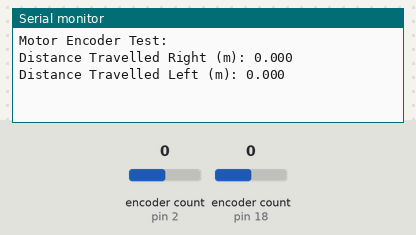
Simulated run of this program. Board: Arduino Mega 2560, built with avr-gcc and run on an emulated ATmega2560. Shown: the last lines printed to the serial monitor. The test bench sets the inputs (shaded band); at power-on: encoder count (sensors on pin 2, pin 18) 0.

Above: at 1.2 s.
1.3 s: encoder count (sensor on pin 2) set to 1
At 1.7 s:
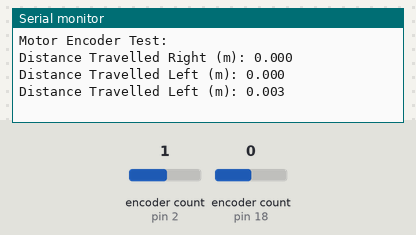
2.8 s: encoder count (sensor on pin 18) set to 1
At 4.0 s:
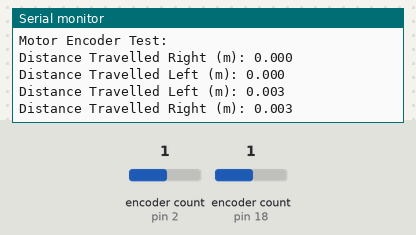
4.3 s: encoder count (sensor on pin 2) set to 2
At 5.1 s:
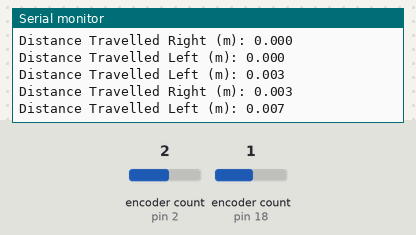
5.8 s: encoder count (sensor on pin 18) set to 2
At 6.3 s:
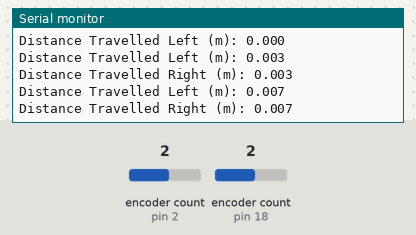

The program:

main.cpp
```cpp
#include <Arduino.h>
#include <Encoder.h>

// Encoder Pins
#define RIGHT_ENCODER_A_PIN 18
#define RIGHT_ENCODER_B_PIN 19
#define LEFT_ENCODER_A_PIN 2
#define LEFT_ENCODER_B_PIN 3

// Motor Parameters
#define PPR 360.0              // Pulses per revolution for the encoder
#define wheelDiameter 0.1      // Diameter of the wheel in meters (adjust this to match your setup)
#define wheelCircumference wheelDiameter * PI

// Encoder
Encoder rightEnc(RIGHT_ENCODER_A_PIN, RIGHT_ENCODER_B_PIN);
Encoder leftEnc(LEFT_ENCODER_A_PIN, LEFT_ENCODER_B_PIN);
long oldPositionRight  = -999;
long oldPositionLeft  = -999;


// Function Prototypes
int getDistanceRight();
int getDistanceLeft();

void setup() {
  Serial.begin(9600);
  Serial.println("Motor Encoder Test:");
}

void loop() {
  getDistanceRight();
  getDistanceLeft();
}

int getDistanceRight() {
  long newPosition = rightEnc.read();

  if (newPosition != oldPositionRight) {
    oldPositionRight = newPosition;

    double wheelRotations = newPosition / PPR;
    double distanceTravelled = wheelRotations * wheelCircumference;

    Serial.print("Distance Travelled Right (m): ");
    Serial.println(distanceTravelled, 3);
  }

  return (newPosition);
}

int getDistanceLeft() {
  long newPosition = leftEnc.read();

  if (newPosition != oldPositionLeft) {
    oldPositionLeft = newPosition;

    double wheelRotations = newPosition / PPR;
    double distanceTravelled = wheelRotations * wheelCircumference;

    Serial.print("Distance Travelled Left (m): ");
    Serial.println(distanceTravelled, 3);
  }

  return (newPosition);
}
```

Measured:
- after the input at 1.3 s, the serial monitor: prints a new line at once (image 1)
- after the input at 2.8 s, the serial monitor: prints a new line at once (image 2)
- after the input at 4.3 s, the serial monitor: prints a new line at once (image 3)
- after the input at 5.8 s, the serial monitor: prints a new line at once (image 4)
